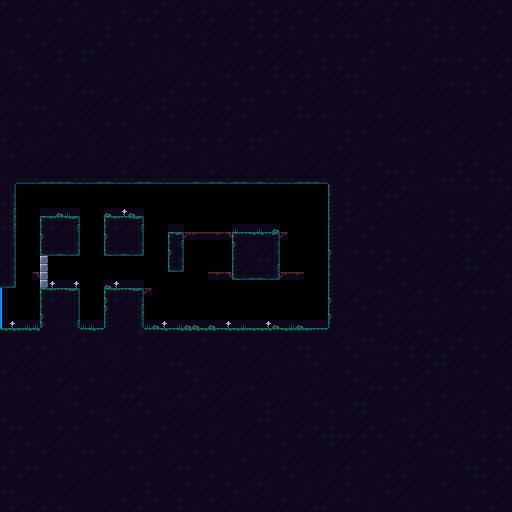

A 2D game scene composited from a Tiled map and its tileset images. What follows is a short description and the map's XML, with each tile layer's data collapsed to a summary:
An orthogonal 64x64 tile map with 8x8 px tiles, 2 tile layers (Background, Walls) and 3 objects (2x west, item).

<map version="1.10" tiledversion="1.11.0" orientation="orthogonal" renderorder="right-down" width="64" height="64" tilewidth="8" tileheight="8" infinite="0" nextlayerid="7" nextobjectid="20">
 <tileset firstgid="1" name="tiles" tilewidth="8" tileheight="8" tilecount="504" columns="24">
  <image source="../Tilesets/tiles.png" width="192" height="168" />
  <tile id="50" probability="0.3" />
  <tile id="51" probability="0.3" />
  <tile id="52" probability="0.3" />
  <tile id="65">
   <properties>
    <property name="nez:isOneWayPlatform" value="true" />
   </properties>
  </tile>
  <tile id="66">
   <properties>
    <property name="nez:isOneWayPlatform" value="true" />
   </properties>
  </tile>
  <tile id="67">
   <properties>
    <property name="nez:isOneWayPlatform" value="true" />
   </properties>
  </tile>
  <tile id="68">
   <properties>
    <property name="nez:isOneWayPlatform" value="true" />
   </properties>
  </tile>
  <tile id="69">
   <properties>
    <property name="nez:isOneWayPlatform" value="true" />
   </properties>
  </tile>
  <wangsets>
   <wangset name="Mixed Set" type="mixed" tile="-1">
    <wangcolor name="Dirt" color="#ff0000" tile="-1" probability="1" />
    <wangtile tileid="25" wangid="1,1,0,0,0,1,1,1" />
    <wangtile tileid="26" wangid="1,1,0,0,0,0,0,1" />
    <wangtile tileid="27" wangid="1,1,0,0,0,0,0,1" />
    <wangtile tileid="28" wangid="1,1,0,0,0,0,0,1" />
    <wangtile tileid="29" wangid="1,1,1,1,0,0,0,1" />
    <wangtile tileid="49" wangid="0,0,0,0,0,1,1,1" />
    <wangtile tileid="53" wangid="0,1,1,1,0,0,0,0" />
    <wangtile tileid="73" wangid="0,0,0,0,0,1,1,1" />
    <wangtile tileid="77" wangid="0,1,1,1,0,0,0,0" />
    <wangtile tileid="97" wangid="0,0,0,0,0,1,1,1" />
    <wangtile tileid="101" wangid="0,1,1,1,0,0,0,0" />
    <wangtile tileid="121" wangid="0,0,0,1,1,1,1,1" />
    <wangtile tileid="122" wangid="0,0,0,1,1,1,0,0" />
    <wangtile tileid="123" wangid="0,0,0,1,1,1,0,0" />
    <wangtile tileid="124" wangid="0,0,0,1,1,1,0,0" />
    <wangtile tileid="125" wangid="0,1,1,1,1,1,0,0" />
   </wangset>
  </wangsets>
 </tileset>
 <layer id="2" name="Background" width="64" height="64">
  <data>[4096 cells, 44 non-empty, 6 distinct tile ids]</data>
 </layer>
 <layer id="1" name="Walls" width="64" height="64">
  <data>[4096 cells, 3572 non-empty, 35 distinct tile ids]</data>
 </layer>
 <objectgroup color="#00ff00" id="3" name="SpawnPoints">
  <object id="3" name="west" x="16" y="320">
   <point />
  </object>
  <object id="5" name="item" x="256" y="224">
   <point />
  </object>
 </objectgroup>
 <objectgroup color="#0055ff" id="5" name="Teleporters">
  <object id="19" name="west" x="0" y="288" width="1.90909" height="40.0111" />
 </objectgroup>
 <objectgroup color="#ff0000" id="6" name="DangerZones" />
</map>
